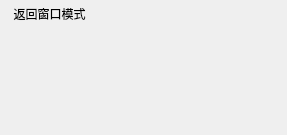
<?xml version="1.0" encoding="UTF-8"?>
<ui version="4.0">
 <class>Formzijiem</class>
 <widget class="QWidget" name="Formzijiem">
  <property name="geometry">
   <rect>
    <x>0</x>
    <y>0</y>
    <width>287</width>
    <height>135</height>
   </rect>
  </property>
  <property name="windowTitle">
   <string>Form</string>
  </property>
  <widget class="QPushButton" name="pushButton">
   <property name="geometry">
    <rect>
     <x>0</x>
     <y>0</y>
     <width>99</width>
     <height>27</height>
    </rect>
   </property>
   <property name="text">
    <string>返回窗口模式</string>
   </property>
   <property name="flat">
    <bool>true</bool>
   </property>
  </widget>
  <widget class="QPushButton" name="pushButton_2">
   <property name="geometry">
    <rect>
     <x>110</x>
     <y>10</y>
     <width>61</width>
     <height>41</height>
    </rect>
   </property>
   <property name="text">
    <string/>
   </property>
   <property name="icon">
    <iconset resource="songfile.qrc">
     <normaloff>:/new/prefix1/picture_png/last.png</normaloff>:/new/prefix1/picture_png/last.png</iconset>
   </property>
   <property name="flat">
    <bool>true</bool>
   </property>
  </widget>
  <widget class="QPushButton" name="pushButton_3">
   <property name="geometry">
    <rect>
     <x>110</x>
     <y>90</y>
     <width>61</width>
     <height>41</height>
    </rect>
   </property>
   <property name="text">
    <string/>
   </property>
   <property name="icon">
    <iconset resource="songfile.qrc">
     <normaloff>:/new/prefix1/picture_png/last.png</normaloff>:/new/prefix1/picture_png/last.png</iconset>
   </property>
   <property name="flat">
    <bool>true</bool>
   </property>
  </widget>
  <widget class="QPushButton" name="pushButton_4">
   <property name="geometry">
    <rect>
     <x>50</x>
     <y>50</y>
     <width>61</width>
     <height>41</height>
    </rect>
   </property>
   <property name="text">
    <string/>
   </property>
   <property name="icon">
    <iconset resource="songfile.qrc">
     <normaloff>:/new/prefix1/picture_png/11-.png</normaloff>:/new/prefix1/picture_png/11-.png</iconset>
   </property>
   <property name="flat">
    <bool>true</bool>
   </property>
  </widget>
  <widget class="QPushButton" name="pushButton_5">
   <property name="geometry">
    <rect>
     <x>170</x>
     <y>50</y>
     <width>61</width>
     <height>41</height>
    </rect>
   </property>
   <property name="text">
    <string/>
   </property>
   <property name="icon">
    <iconset resource="songfile.qrc">
     <normaloff>:/new/prefix1/picture_png/10+.png</normaloff>:/new/prefix1/picture_png/10+.png</iconset>
   </property>
   <property name="flat">
    <bool>true</bool>
   </property>
  </widget>
  <widget class="QPushButton" name="pushButton_6">
   <property name="geometry">
    <rect>
     <x>110</x>
     <y>50</y>
     <width>61</width>
     <height>41</height>
    </rect>
   </property>
   <property name="text">
    <string/>
   </property>
   <property name="icon">
    <iconset resource="songfile.qrc">
     <normaloff>:/new/prefix1/picture_png/pause.png</normaloff>:/new/prefix1/picture_png/pause.png</iconset>
   </property>
   <property name="flat">
    <bool>true</bool>
   </property>
  </widget>
  <widget class="QPushButton" name="pushButton_7">
   <property name="geometry">
    <rect>
     <x>230</x>
     <y>100</y>
     <width>51</width>
     <height>31</height>
    </rect>
   </property>
   <property name="text">
    <string/>
   </property>
   <property name="icon">
    <iconset resource="songfile.qrc">
     <normaloff>:/new/prefix1/picture_png/voice+.png</normaloff>:/new/prefix1/picture_png/voice+.png</iconset>
   </property>
   <property name="flat">
    <bool>true</bool>
   </property>
  </widget>
 </widget>
 <resources>
  <include location="songfile.qrc"/>
 </resources>
 <connections/>
</ui>
